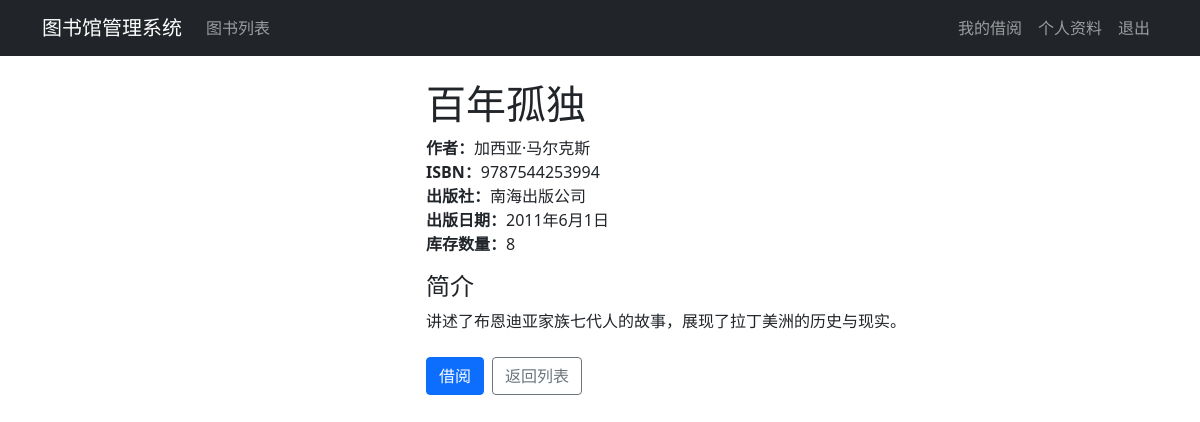
Screenshot of /2/ (signed in) with the database file from the repository.
### apps/books/models.py (models this page shows, shortened)
class Book(models.Model):
    title = models.CharField('书名', max_length=200)
    authors = models.CharField('作者', max_length=200)
    isbn = models.CharField('ISBN', max_length=13, unique=True)
    publisher = models.CharField('出版社', max_length=200)
    publication_date = models.DateField('出版日期')
    introduction = models.TextField('简介')
    cover = models.ImageField('封面', upload_to='book_covers/', null=True, blank=True)
    quantity = models.PositiveIntegerField('库存数量', default=0)
    created_at = models.DateTimeField('创建时间', default=timezone.now)
    updated_at = models.DateTimeField('更新时间', auto_now=True)
    class Meta:
        verbose_name = '图书'
        verbose_name_plural = '图书'
        ordering = ['-created_at']

### apps/books/views.py (the view)
# urls.py: path('<int:pk>/', views.book_detail, name='book_detail'),
@login_required
def book_detail(request, pk):
    book = get_object_or_404(Book, pk=pk)
    book_records = BorrowRecord.objects.filter(book=book).order_by('-borrow_date')[:5]
    return render(request, 'books/book_detail.html', {
        'book': book,
        'book_records': book_records
    })

### templates/books/book_detail.html (shortened to what this page needs)
{% extends 'base.html' %}
{% block content %}
<div class="container">
    <div class="row">
        <div class="col-md-4">
        </div>
        <div class="col-md-8">
            <h1>{{ book.title }}</h1>
            <div class="mb-3">
                <strong>作者：</strong>{{ book.authors }}<br>
                <strong>ISBN：</strong>{{ book.isbn }}<br>
                <strong>出版社：</strong>{{ book.publisher }}<br>
                <strong>出版日期：</strong>{{ book.publication_date }}<br>
                <strong>库存数量：</strong>{{ book.quantity }}
            </div>
            <div class="mb-4">
                <h4>简介</h4>
                <p>{{ book.introduction }}</p>
            </div>
            <div class="d-flex gap-2">
                {% if user.is_authenticated %}
                    {% if book.quantity > 0 %}
                        <form method="post" action="{% url 'borrowing:borrow_book' book.pk %}">
                            <button type="submit" class="btn btn-primary">借阅</button>
                        </form>
                    {% else %}
                        <button class="btn btn-secondary" disabled>暂无库存</button>
                    {% endif %}
                {% else %}
                    <a href="{% url 'users:login' %}" class="btn btn-primary">登录后借阅</a>
                {% endif %}
                <a href="{% url 'books:book_list' %}" class="btn btn-outline-secondary">返回列表</a>
            </div>
        </div>
    </div>
</div>
{% endblock %}

### rows the page displays
Book: title "百年孤独", authors "加西亚·马尔克斯", isbn "9787544253994", publisher "南海出版公司", publication_date "2011年6月1日", quantity "8", introduction "讲述了布恩迪亚家族七代人的故事，展现了拉丁美洲的历史与现实。"
